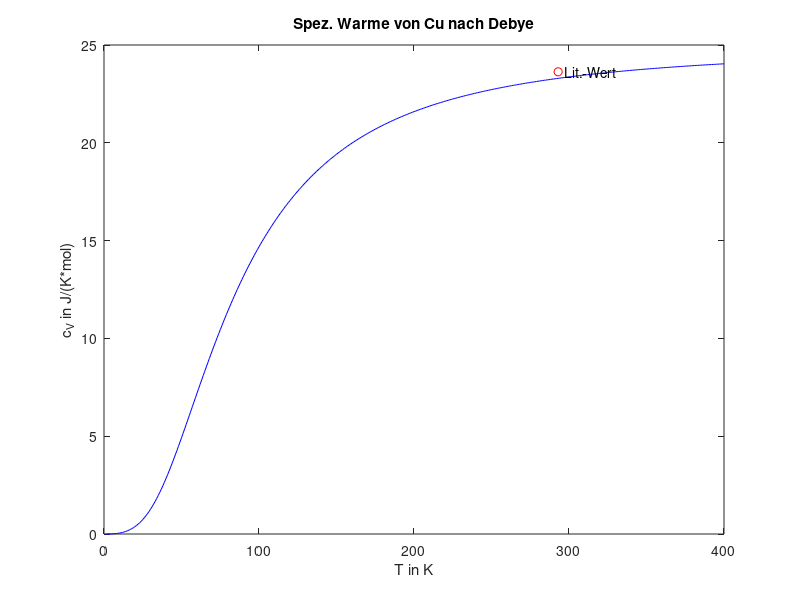

Write the MATLAB code that produced this figure.
%%Aufgabe 6b: Numerische Integration Spez Waerme
% am Beispiel des Debye-Modells des
% Temperaturverlaufes der spezifischen
%Warme

clc, clear, clf, shg

% Daten :
R = 8.314; % Gaskonstante
Theta = 345 % Debye-Temp- von Cu
cV293 = 23.63 % J/(K*mol)

% Fur jede Temp. das Integral numerisch losen :
T=1:1:400;
cV=zeros(size(T));

% Den Integranden als inline-function definieren
Integ = @(x) x.^4.*exp(x)./(exp(x)-1).^2;

for n=1:length(T)
    cV(n)=9*R*(T(n)/Theta)^3*integral(Integ,0,Theta/T(n));
end

plot(T,cV,'b-')
title('Spez. Warme von Cu nach Debye')
xlabel('T in K')
ylabel('c_V in J/(K*mol)')
hold on
plot(293,cV293,'ro')
text(293,cV293,'  Lit.-Wert')